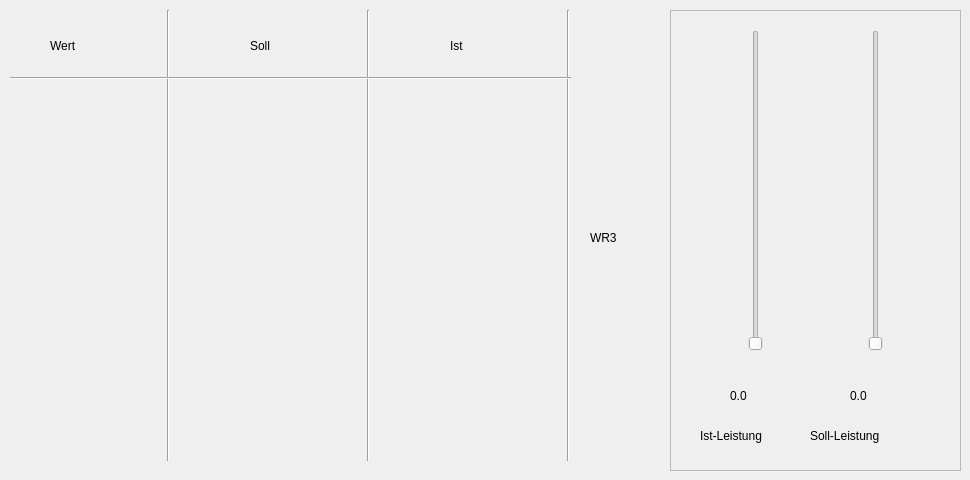
    <widget class="QWidget" name="page_4">
     <widget class="Line" name="line_4">
      <property name="geometry">
       <rect>
        <x>560</x>
        <y>10</y>
        <width>16</width>
        <height>451</height>
       </rect>
      </property>
      <property name="orientation">
       <enum>Qt::Vertical</enum>
      </property>
     </widget>
     <widget class="Line" name="line_3">
      <property name="geometry">
       <rect>
        <x>360</x>
        <y>10</y>
        <width>16</width>
        <height>451</height>
       </rect>
      </property>
      <property name="orientation">
       <enum>Qt::Vertical</enum>
      </property>
     </widget>
     <widget class="QLabel" name="label_14">
      <property name="geometry">
       <rect>
        <x>50</x>
        <y>30</y>
        <width>111</width>
        <height>31</height>
       </rect>
      </property>
      <property name="styleSheet">
       <string notr="true">font: 12pt &quot;Arial&quot;;</string>
      </property>
      <property name="text">
       <string>Wert</string>
      </property>
     </widget>
     <widget class="QLabel" name="label_16">
      <property name="geometry">
       <rect>
        <x>450</x>
        <y>30</y>
        <width>111</width>
        <height>31</height>
       </rect>
      </property>
      <property name="styleSheet">
       <string notr="true">font: 12pt &quot;Arial&quot;;</string>
      </property>
      <property name="text">
       <string>Ist</string>
      </property>
     </widget>
     <widget class="QLabel" name="label_15">
      <property name="geometry">
       <rect>
        <x>250</x>
        <y>30</y>
        <width>111</width>
        <height>31</height>
       </rect>
      </property>
      <property name="styleSheet">
       <string notr="true">font: 12pt &quot;Arial&quot;;</string>
      </property>
      <property name="text">
       <string>Soll</string>
      </property>
     </widget>
     <widget class="Line" name="line_2">
      <property name="geometry">
       <rect>
        <x>160</x>
        <y>10</y>
        <width>16</width>
        <height>451</height>
       </rect>
      </property>
      <property name="orientation">
       <enum>Qt::Vertical</enum>
      </property>
     </widget>
     <widget class="QFrame" name="frame">
      <property name="geometry">
       <rect>
        <x>670</x>
        <y>10</y>
        <width>291</width>
        <height>461</height>
       </rect>
      </property>
      <property name="frameShape">
       <enum>QFrame::StyledPanel</enum>
      </property>
      <property name="frameShadow">
       <enum>QFrame::Raised</enum>
      </property>
      <widget class="QLabel" name="label_11">
       <property name="geometry">
        <rect>
         <x>140</x>
         <y>410</y>
         <width>121</width>
         <height>31</height>
        </rect>
       </property>
       <property name="styleSheet">
        <string notr="true">font: 12pt &quot;Arial&quot;;</string>
       </property>
       <property name="text">
        <string>Soll-Leistung</string>
       </property>
      </widget>
      <widget class="QSlider" name="sli_Pist_Wr3">
       <property name="geometry">
        <rect>
         <x>50</x>
         <y>20</y>
         <width>71</width>
         <height>321</height>
        </rect>
       </property>
       <property name="orientation">
        <enum>Qt::Vertical</enum>
       </property>
      </widget>
      <widget class="QLabel" name="num_Pist_Wr3">
       <property name="geometry">
        <rect>
         <x>60</x>
         <y>350</y>
         <width>61</width>
         <height>71</height>
        </rect>
       </property>
       <property name="styleSheet">
        <string notr="true">font: 18pt &quot;Arial&quot;;</string>
       </property>
       <property name="text">
        <string>0.0</string>
       </property>
      </widget>
      <widget class="QLabel" name="label_10">
       <property name="geometry">
        <rect>
         <x>30</x>
         <y>410</y>
         <width>111</width>
         <height>31</height>
        </rect>
       </property>
       <property name="styleSheet">
        <string notr="true">font: 12pt &quot;Arial&quot;;</string>
       </property>
       <property name="text">
        <string>Ist-Leistung</string>
       </property>
      </widget>
      <widget class="QSlider" name="sli_Psoll_Wr3">
       <property name="geometry">
        <rect>
         <x>170</x>
         <y>20</y>
         <width>71</width>
         <height>321</height>
        </rect>
       </property>
       <property name="orientation">
        <enum>Qt::Vertical</enum>
       </property>
      </widget>
      <widget class="QLabel" name="num_Psoll_Wr3">
       <property name="geometry">
        <rect>
         <x>180</x>
         <y>350</y>
         <width>61</width>
         <height>71</height>
        </rect>
       </property>
       <property name="styleSheet">
        <string notr="true">font: 18pt &quot;Arial&quot;;</string>
       </property>
       <property name="text">
        <string>0.0</string>
       </property>
      </widget>
     </widget>
     <widget class="Line" name="line">
      <property name="geometry">
       <rect>
        <x>10</x>
        <y>70</y>
        <width>561</width>
        <height>16</height>
       </rect>
      </property>
      <property name="orientation">
       <enum>Qt::Horizontal</enum>
      </property>
     </widget>
     <widget class="QLabel" name="label_4">
      <property name="geometry">
       <rect>
        <x>590</x>
        <y>230</y>
        <width>55</width>
        <height>16</height>
       </rect>
      </property>
      <property name="text">
       <string>WR3</string>
      </property>
     </widget>
    </widget>
